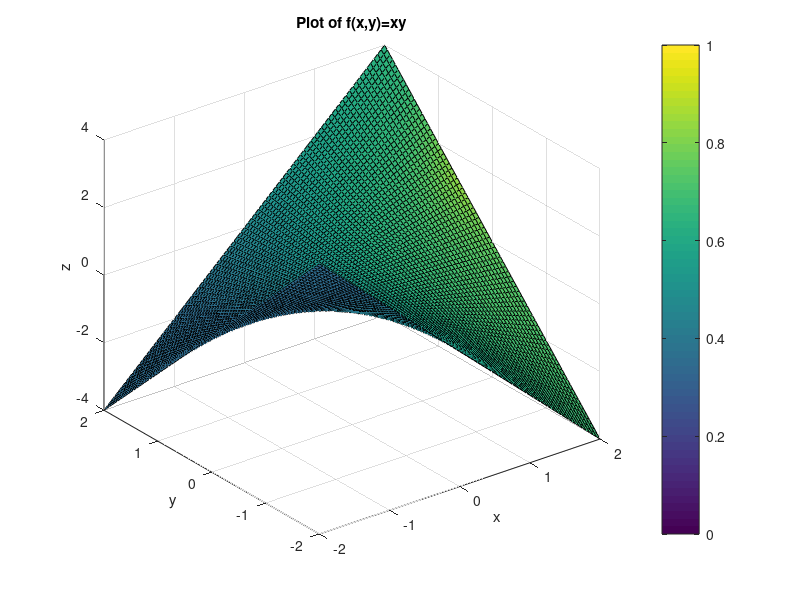
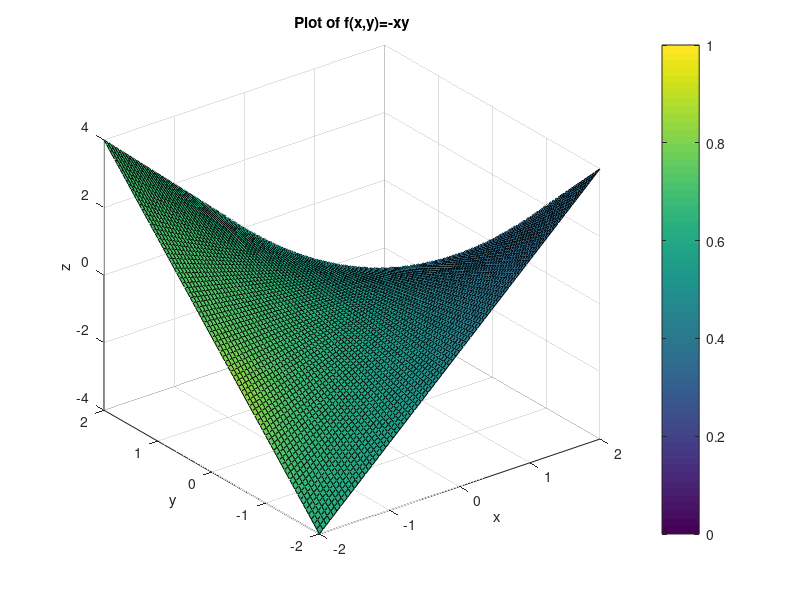
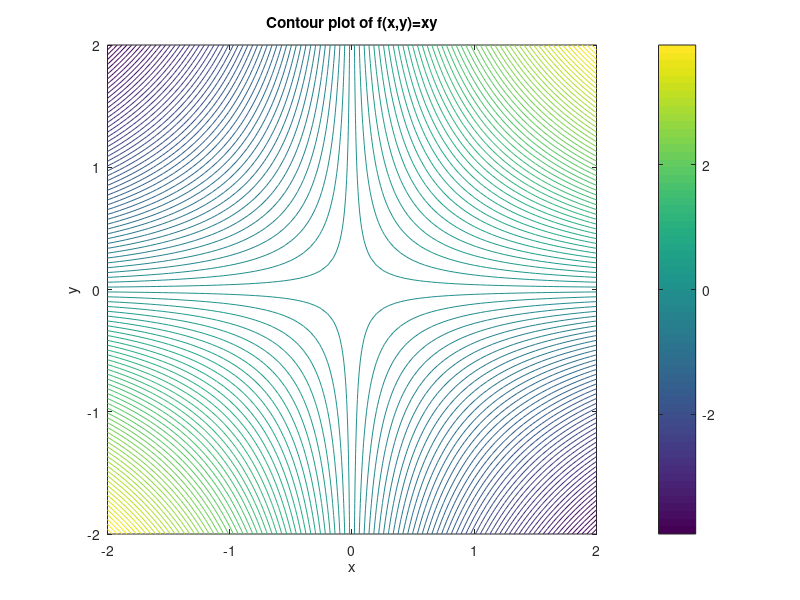

MATLAB code for these plots, in order: (Note: this script raises an error after producing the figures.)
minimizer=@fmincon; % function handle
myfun1=@(x,y) x(:,1).*y(:,1); % minimize f(x,y) = x*y
myfun2=@(x,y) -x(:,1).*y(:,1); % maximize f(x,y) = x*y
hx=0.05; % grid in x
hy=0.05; % grid in y
x=-2:hx:2;
y=-2:hy:2;
nx=length(x);
ny=length(y);
[xx,yy]=meshgrid(x,y);
xx=xx(:);
yy=yy(:);
zz1=myfun1(xx,yy);
zz2=myfun2(xx,yy);
xx=reshape(xx,ny,nx);
yy=reshape(yy,ny,nx);
zz1=reshape(zz1,ny,nx);
zz2=reshape(zz2,ny,nx);
figure(1)
clf
surfl(xx,yy,zz1)
colorbar
xlabel('x')
ylabel('y')
zlabel('z')
title('Plot of f(x,y)=xy')
figure(2)
clf
surfl(xx,yy,zz2)
colorbar
title('Plot of f(x,y)=-xy')
xlabel('x')
ylabel('y')
zlabel('z')
figure(3)
clf
contour(xx,yy,zz1,100)
hold on
colorbar
title('Contour plot of f(x,y)=xy')
xlabel('x')
ylabel('y')
axis equal
options=optimset('display','final','maxiter',1000,'tolfun',1e-8,'tolx',1e-8);
%% nonlinear equality: x^2+y^4 = 1
x0=[1 1];
% y0=[1 1];
[xmin,fval1,exitflag1]=minimizer(@(x) myfun1(x(1),x(2)),x0,[],[],[],[],[],[],@(x) nlcon(x));
[xmax,fval2,exitflag2]=minimizer(@(x) myfun2(x(1),x(2)),x0,[],[],[],[],[],[],@(x) nlcon(x));
p1 = plot(xmin(1),xmin(2),'m+');
plot(xmin(1),xmin(2),'mo')
p2 = plot(xmax(1),xmax(2),'kx');
plot(xmax(1),xmax(2),'ko')
p3 = fimplicit(@(x,y)x.^2+y.^4 - 1,'r');
legend([p1 p2 p3],{'Min','Max','Constraint'})
legend('boxoff')
xlim([-2 2])
ylim([-2 2])
%%
function [C,Ceq]=nlcon(x)
C=[];
Ceq = x(1).^2 + x(2).^4 - 1;
end
